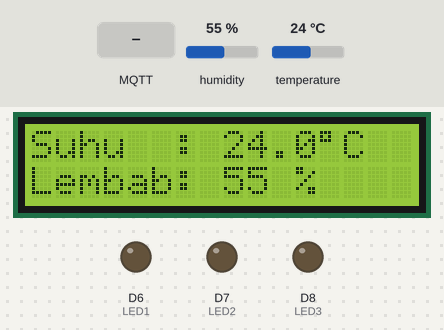
Bench run of a sketch on a simulated ESP8266 (NodeMCU). Shown: 16×2 character LCD, output pins drawn as LEDs (lit = HIGH). The inputs (shaded band) are chosen by the test bench; at power-on: humidity 55 %, temperature 24 °C. WiFi joins after 1.5 s; servers stay silent unless stated; no MQTT or app messages arrive unless stated.

Above: at 5.8 s.
5.9 s: MQTT message "LED1=1" arrives on the first subscribed topic
At 6.6 s:
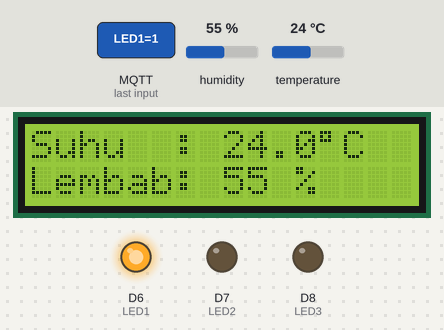
7.4 s: MQTT message "LED2=1" arrives on the first subscribed topic
At 7.8 s:
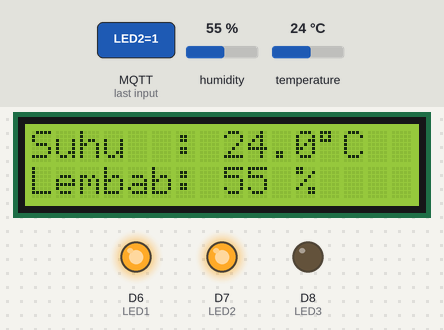
8.9 s: MQTT message "LED1=0" arrives on the first subscribed topic
At 10.1 s:
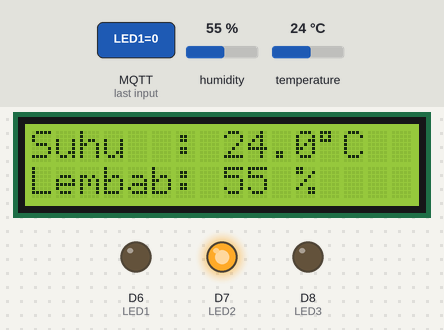
10.4 s: MQTT message "LED3=1" arrives on the first subscribed topic
At 11.2 s:
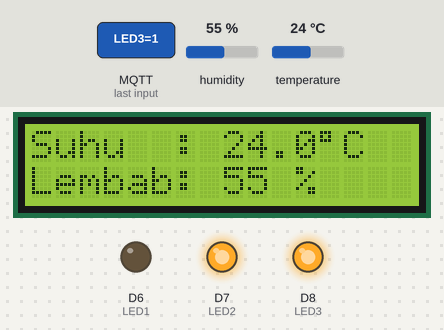
11.9 s: humidity set to 22 %
At 14.6 s:
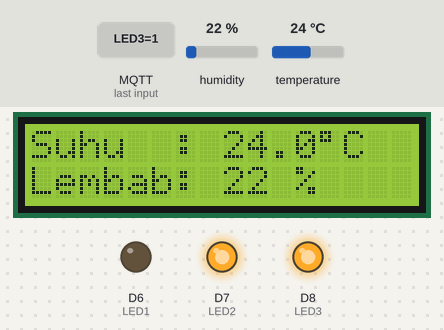
15.2 s: MQTT message "LED2=0" arrives on the first subscribed topic
At 16.1 s:
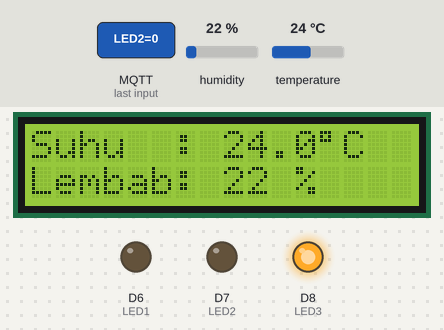
Timing chart, 0 to 17.7 s (numbered marks = the images above; inputs shaded):
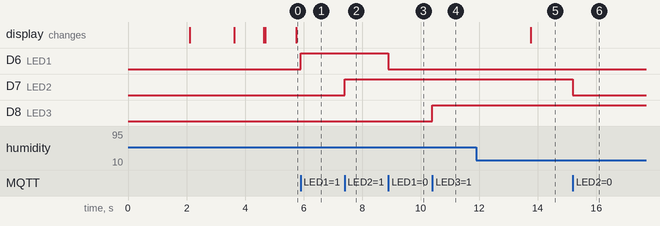

Measured:
- after the input at 5.9 s, D6 (LED1): LOW → HIGH at once
- after the input at 7.4 s, D7 (LED2): LOW → HIGH at once
- after the input at 8.9 s, D6 (LED1): HIGH → LOW at once
- after the input at 10.4 s, D8 (LED3): LOW → HIGH at once
- after the input at 11.9 s, the display: changes after 1.9 s (image 5)
- after the input at 15.2 s, D7 (LED2): HIGH → LOW at once

The sketch:

Tugas_Akhir.ino
```cpp
#include <ESP8266WiFi.h>
#include <PubSubClient.h>
#include <Wire.h>
#include <LiquidCrystal_I2C.h>
#include "DHT.h"

// --- KONFIGURASI ---
const char* ssid = "Redmi 13";
const char* password = "password123";

// MQTT Server
const char* mqtt_server = "x2.revolusi-it.com";
const int mqtt_port = 1883;
const char* mqtt_user = "usm";
const char* mqtt_pass = "usmjaya25";

// Identitas (SESUAIKAN NIM)
const char* NIM_MHS = "G.231.23.0057";
const char* mqtt_topic = "iot/G.231.23.0057";

// Pin Definisi
#define DHTPIN D5
#define DHTTYPE DHT11
#define LED1 D6
#define LED2 D7
#define LED3 D8

// Inisialisasi Objek
DHT dht(DHTPIN, DHTTYPE);
LiquidCrystal_I2C lcd(0x27, 16, 2); // Cek alamat I2C (biasanya 0x27 atau 0x3F)
WiFiClient espClient;
PubSubClient client(espClient);

unsigned long lastMsg = 0;
#define MSG_BUFFER_SIZE  (150)
char msg[MSG_BUFFER_SIZE];

void setup_wifi() {
  delay(10);
  lcd.clear();
  lcd.setCursor(0,0);
  lcd.print("Konek WiFi...");

  WiFi.begin(ssid, password);
  while (WiFi.status() != WL_CONNECTED) {
    delay(500);
  }
  lcd.setCursor(0,1);
  lcd.print("WiFi OK!");
  delay(1000);
}

void callback(char* topic, byte* payload, unsigned int length) {
  String message;
  for (int i = 0; i < length; i++) {
    message += (char)payload[i];
  }

  // LOGIKA LED (ACTIVE LOW / HIGH SESUAIKAN)
  // Kalau pakai LED biasa: ON=HIGH
  if (message == "LED1=1") digitalWrite(LED1, HIGH);
  if (message == "LED1=0") digitalWrite(LED1, LOW);

  if (message == "LED2=1") digitalWrite(LED2, HIGH);
  if (message == "LED2=0") digitalWrite(LED2, LOW);

  if (message == "LED3=1") digitalWrite(LED3, HIGH);
  if (message == "LED3=0") digitalWrite(LED3, LOW);
}

void reconnect() {
  while (!client.connected()) {
    lcd.clear();
    lcd.setCursor(0,0);
    lcd.print("Konek MQTT...");

    if (client.connect(NIM_MHS, mqtt_user, mqtt_pass)) {
      lcd.setCursor(0,1);
      lcd.print("MQTT OK!");
      client.subscribe(mqtt_topic);
      delay(1000);
      lcd.clear();
    } else {
      lcd.setCursor(0,1);
      lcd.print("Gagal, Retrying");
      delay(2000);
    }
  }
}

void setup() {
  Serial.begin(115200);

  // Siapkan Pin LED
  pinMode(LED1, OUTPUT);
  pinMode(LED2, OUTPUT);
  pinMode(LED3, OUTPUT);
  digitalWrite(LED1, LOW);
  digitalWrite(LED2, LOW);
  digitalWrite(LED3, LOW);

  // Siapkan LCD
  Wire.begin(D2, D1); // SDA=D2, SCL=D1
  lcd.init();
  lcd.backlight();

  // Tampilan Awal
  lcd.setCursor(0, 0);
  lcd.print("Project IoT");
  lcd.setCursor(0, 1);
  lcd.print(NIM_MHS);
  delay(2000);

  dht.begin();
  setup_wifi();
  client.setServer(mqtt_server, mqtt_port);
  client.setCallback(callback);
}

void loop() {
  if (!client.connected()) {
    reconnect();
  }
  client.loop();

  unsigned long now = millis();
  if (now - lastMsg > 2000) {
    lastMsg = now;

    float h = dht.readHumidity();
    float t = dht.readTemperature();

    if (isnan(h) || isnan(t)) {
      lcd.setCursor(0,0);
      lcd.print("Sensor Error!");
      return;
    }

    // --- TAMPILKAN DI LCD ---
    lcd.setCursor(0, 0);
    lcd.print("Suhu  : ");
    lcd.print(t, 1); // 1 angka belakang koma
    lcd.print((char)223); // Simbol derajat
    lcd.print("C");

    lcd.setCursor(0, 1);
    lcd.print("Lembab: ");
    lcd.print(h, 0); // Bulatkan
    lcd.print(" %   ");

    // --- KIRIM KE MQTT ---
    snprintf(msg, MSG_BUFFER_SIZE, "{\"nim\":\"%s\", \"t\":%.1f, \"h\":%.1f}", NIM_MHS, t, h);
    client.publish(mqtt_topic, msg);
  }
}
```
